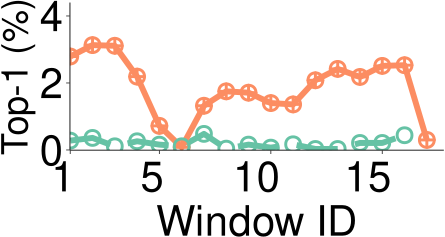

This figure's R source:
library(grid)
library(ggplot2)
library(extrafont)
require("RColorBrewer")
require(scales)
font_import()
loadfonts()

mywidth=4.5
myheight=2.5
my_value=c(1,10)
my_line=c("longdash","solid")

if(T){
    args <- commandArgs(trailingOnly = TRUE)
    x1 <- read.table("prefixDistribution-10000-Linux-min.data",header=TRUE)
    cairo_pdf(file="prefixDistribution-10000-Linux-min.pdf", width=mywidth, height=myheight)
    x1$type <- factor(x1$type, levels=c("Raw","Mixed"), labels=c("Raw","Mixed"))
    ggplot(data=x1, aes(x=ID,y=ratio,shape=type,linetype=type, colour=type)) +
    geom_line(size=2)  + 
        geom_point(size=4, stroke=1.5, fill="white") +
    scale_shape_manual(values=c(my_value)) +
    scale_colour_brewer(palette = "Set2") + 
    scale_linetype_manual(values=c(my_line)) +
    coord_cartesian(ylim=c(0.00195, 0.042), xlim=c(1.75, 17)) +
    scale_x_continuous(breaks=c(1,5,10,15)) +
    scale_y_continuous(breaks=seq(0, 0.04, 0.02), labels=format(seq(0, 4, 2), scientific=FALSE)) +
    ylab("Top-1 (%)") +
    xlab("Window ID") +
    theme_bw() +
    theme(
        panel.grid.major=element_blank(), panel.grid.minor=element_blank(),
	    panel.background=element_blank(), 
	    # panel.border=element_rect(size=0.5),
	    panel.border = element_blank(),
	    axis.line=element_line(colour="black", size=0.3),
	    axis.ticks=element_line(size=0.3),
        axis.text.x=element_text(margin=margin(5,0,0,0), angle=0, hjust=0.8, colour="black", size=30),
        axis.title.y=element_text(size=26,  hjust=0.5),
        axis.text.y=element_text(margin=margin(0, 2, 0, 0),colour="black",size=30),
        axis.title.x=element_text(size=30),
        legend.title = element_blank(),
        legend.key.size=unit(0.3, "cm"),
        legend.text=element_text(size=20),
        # legend.position=c(0.3,0.82),
        legend.position="none",
        legend.direction="vertical",
        legend.margin = margin(t = 0, unit='cm'),
        plot.margin=unit(c(0.1,0.1,0.1,0.1), "cm")
    )
}
